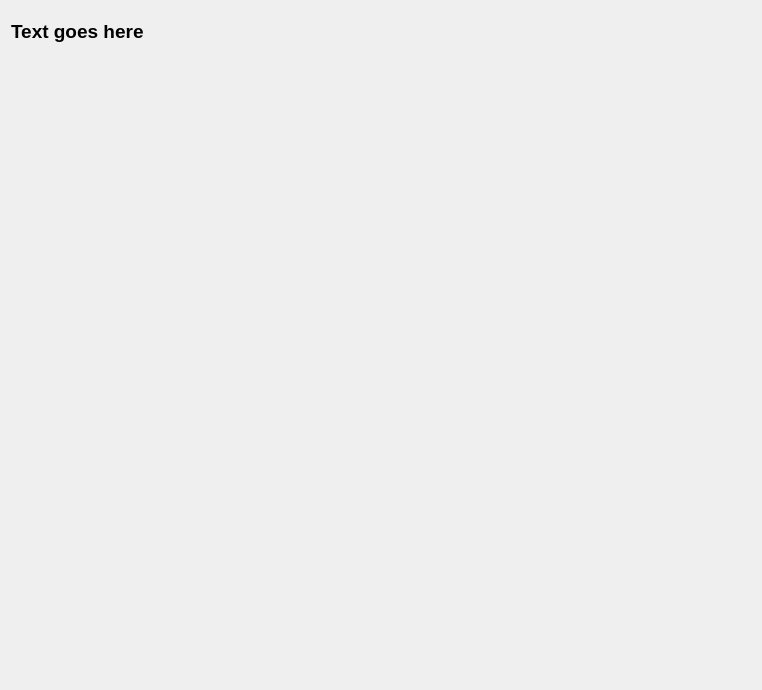
<?xml version="1.0" encoding="UTF-8"?>
<ui version="4.0">
 <class>Form</class>
 <widget class="QWidget" name="Form">
  <property name="geometry">
   <rect>
    <x>0</x>
    <y>0</y>
    <width>762</width>
    <height>690</height>
   </rect>
  </property>
  <property name="windowTitle">
   <string>Form</string>
  </property>
  <property name="styleSheet">
   <string notr="true"/>
  </property>
  <layout class="QGridLayout" name="gridLayout">
   <item row="0" column="0">
    <layout class="QVBoxLayout" name="verticalLayout">
     <item>
      <widget class="QLabel" name="label">
       <property name="maximumSize">
        <size>
         <width>16777215</width>
         <height>40</height>
        </size>
       </property>
       <property name="font">
        <font>
         <pointsize>14</pointsize>
         <weight>75</weight>
         <bold>true</bold>
        </font>
       </property>
       <property name="text">
        <string>Text goes here</string>
       </property>
      </widget>
     </item>
     <item>
      <widget class="QWidget" name="panel_widget" native="true">
       <property name="styleSheet">
        <string notr="true"/>
       </property>
       <layout class="QGridLayout" name="gridLayout_3">
        <item row="0" column="0">
         <layout class="QGridLayout" name="widget_layout"/>
        </item>
       </layout>
      </widget>
     </item>
    </layout>
   </item>
  </layout>
 </widget>
 <resources/>
 <connections/>
</ui>
